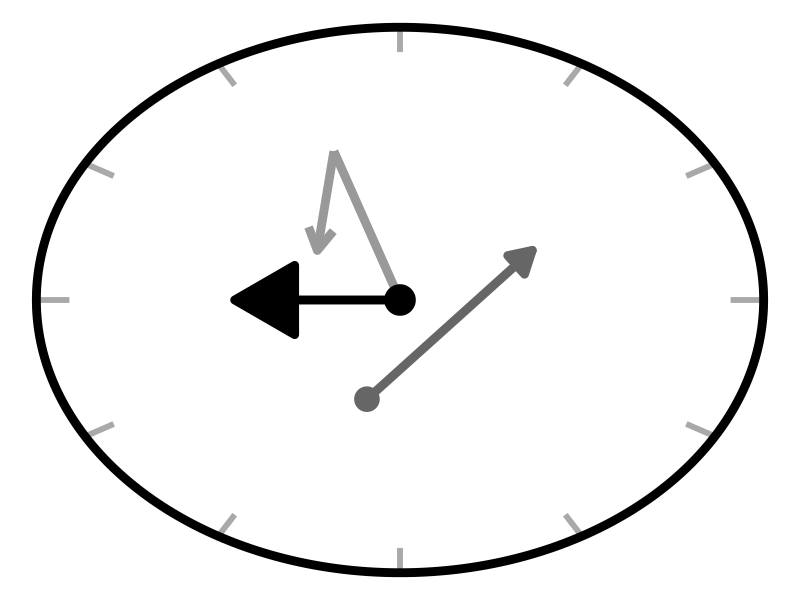
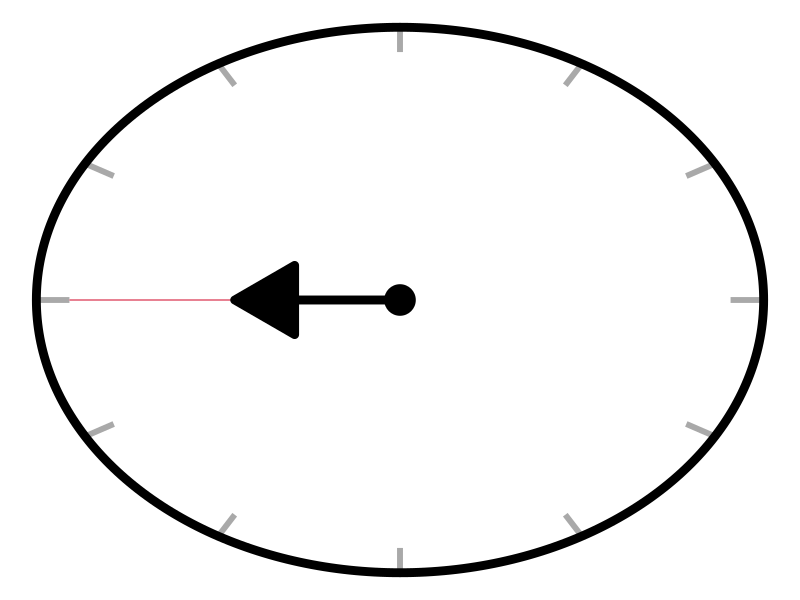
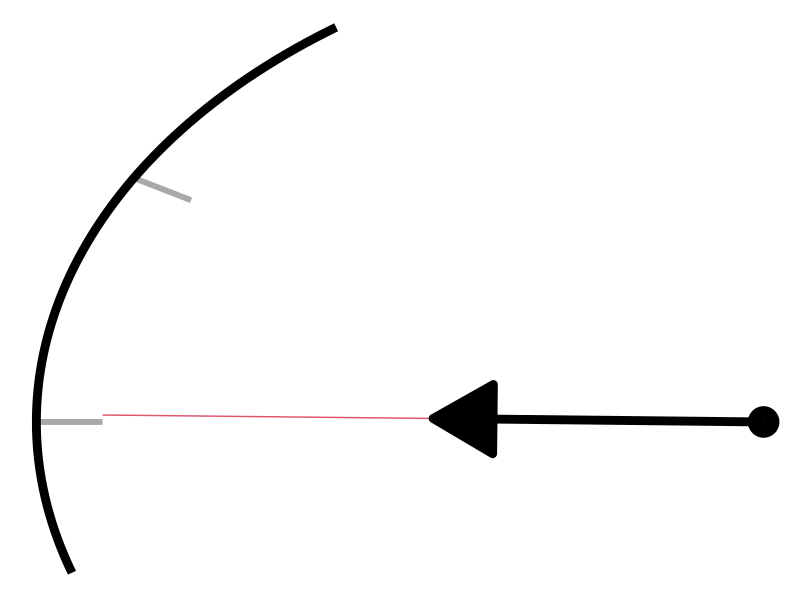
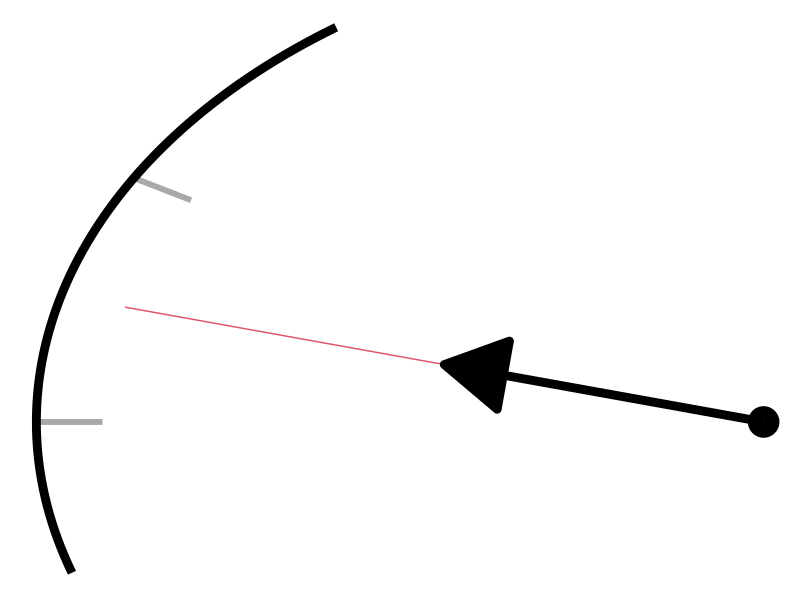
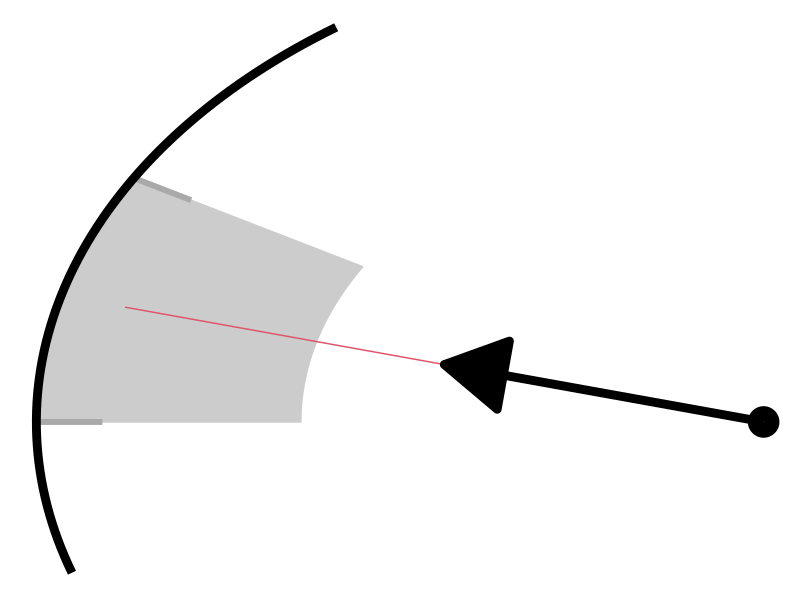
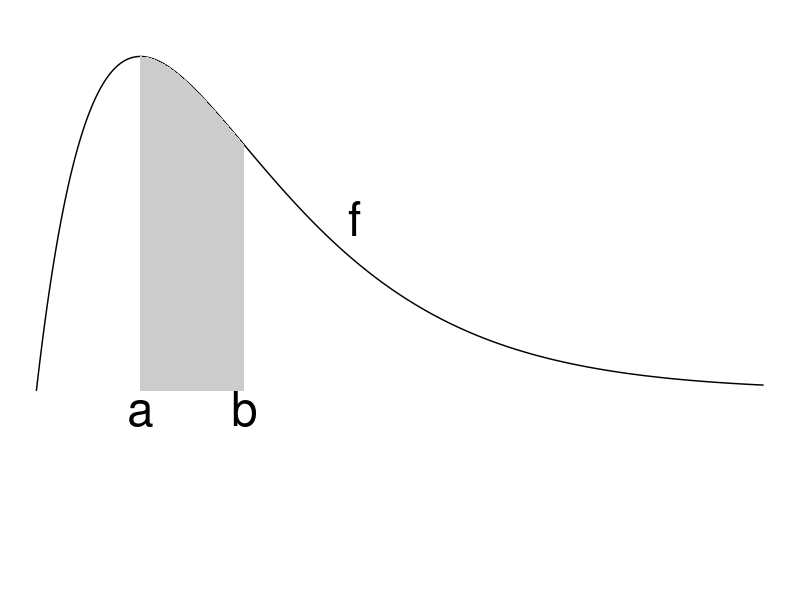
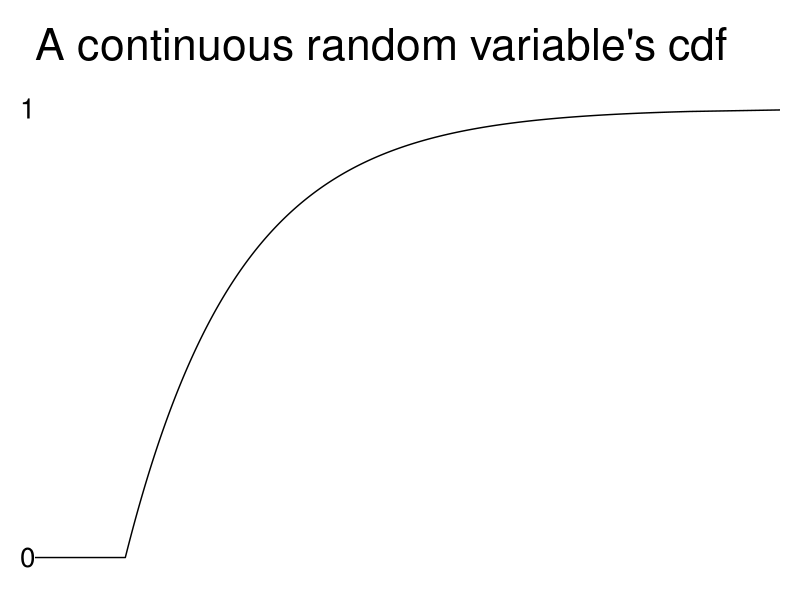
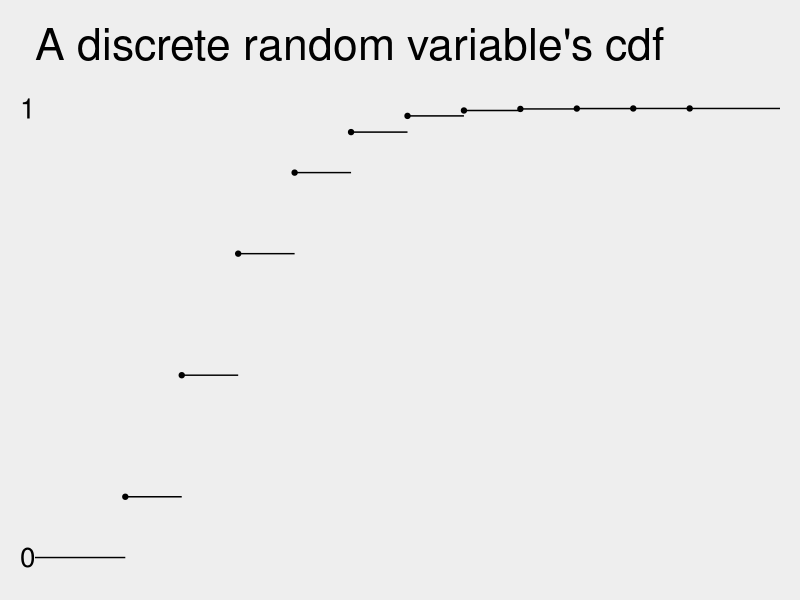

Generate these figures, in order, with R:
## ---- chunk 1
library(tidyverse)
library(fontawesome)
library(ggplot2)
library(ggforce)
knitr::opts_chunk$set(eval = TRUE)
palette(RColorBrewer::brewer.pal(8, "Accent"))
# plot(1:5, col = 1:5, cex = 2, pch = 16)
## ---- chunk 2
#| echo: false
#| fig-asp: 1
ticks <- tibble(hour = 1:12) |>
  mutate(
    x = cospi(hour / 6),
    y = sinpi(hour / 6),
    xend = x * 1.1,
    yend = y * 1.1
  )
watch <- ggplot() +
  theme_void() +
  geom_segment(aes(x = x, y = y, xend = xend, yend = yend), 
               data = ticks, linewidth = 2, color = "darkgrey") +
  geom_segment(aes(x = 0, y = 0, xend = -.2, yend = .6), 
               linewidth = 3, colour = "grey60") +
  geom_segment(aes(x = -.2, y = .6, xend = -.25,, yend = .2), 
               arrow = arrow(), linewidth = 3, colour = "grey60") +
  geom_point(aes(x = -.1, y = -.4), size = 8, colour = "grey40") +
  geom_point(aes(x = 0, y = 0), size = 10) +
  geom_circle(aes(x0 = 0, y0 = 0, r = 1.1), size = 3) +
  geom_segment(aes(x = -.1, y = -.4, xend = .4, yend = .2),
               arrow = arrow(type = "closed"), linewidth = 3, lineend = "round",
               colour = "grey40") 
houratnine <- geom_segment(aes(x = 0, y = 0, xend = -.5, yend = 0), size = 3,
               arrow = arrow(type = "closed", length = unit(50, "pt")))
watch + houratnine
## ---- chunk 3
#| echo: false
#| fig-asp: 1
atnine <- ggplot() +
  theme_void() +
  geom_segment(aes(x = x, y = y, xend = xend, yend = yend), 
               data = ticks, size = 2, color = "darkgrey") +
  geom_point(aes(x = 0, y = 0), size = 10) + 
  geom_circle(aes(x0 = 0, y0 = 0, r = 1.1), size = 3) +
  geom_segment(aes(x = 0, y = 0, xend = -1, yend = 0), colour = 2) +
  houratnine
atnine
## ---- chunk 4
#| echo: false
#| fig-asp: 1
ggplot() +
  theme_void() +
  geom_segment(aes(x = x, y = y, xend = xend, yend = yend), 
               data = filter(ticks, hour %in% c(5, 6)), size = 2, color = "darkgrey") +
  geom_point(aes(x = 0, y = 0), size = 10) + 
  geom_arc(aes(x0 = 0, y0 = 0, r = 1.1, start = 1.4 * pi, end = 1.8 * pi), size = 3) +
  geom_segment(aes(x = 0, y = 0, xend = -cos(2.005 * pi), yend = sin(2.005 * pi)), colour = 2) +
  geom_segment(aes(x = 0, y = 0, xend = -.5 * cos(2.005 * pi), yend = .5 * sin(2.005 * pi)), size = 3,
               arrow = arrow(type = "closed", length = unit(50, "pt")))
## ---- chunk 5
#| echo: false
#| fig-asp: 1
ggplot() +
  theme_void() +
  geom_segment(aes(x = x, y = y, xend = xend, yend = yend), 
               data = filter(ticks, hour %in% c(5, 6)), size = 2, color = "darkgrey") +
  geom_point(aes(x = 0, y = 0), size = 10) + 
  geom_arc(aes(x0 = 0, y0 = 0, r = 1.1, start = 1.4 * pi, end = 1.8 * pi), size = 3) +
  geom_segment(aes(x = 0, y = 0, xend = -cos(pi / 12), yend = sin(pi / 12)), colour = 2) +
  geom_segment(aes(x = 0, y = 0, xend = -.5 * cos(pi / 12), yend = .5 * sin(pi / 12)), size = 3,
               arrow = arrow(type = "closed", length = unit(50, "pt")))
## ---- chunk 6
#| echo: false
#| fig-asp: 1
ggplot() +
  theme_void() +
  geom_arc_bar(aes(x0 = 0, y0 = 0, r = 1.1, r0 = .7,
                   start = 1.5 * pi, end = 5/3 * pi),
               fill = "grey80", colour = "grey80") +
  geom_segment(aes(x = x, y = y, xend = xend, yend = yend), 
               data = filter(ticks, hour %in% c(5, 6)), size = 2, color = "darkgrey") +
  geom_point(aes(x = 0, y = 0), size = 10) + 
  geom_arc(aes(x0 = 0, y0 = 0, r = 1.1, start = 1.4 * pi, end = 1.8 * pi), size = 3) +
  geom_segment(aes(x = 0, y = 0, xend = -cos(pi / 12), yend = sin(pi / 12)), colour = 2) +
  geom_segment(aes(x = 0, y = 0, xend = -.5 * cos(pi / 12), yend = .5 * sin(pi / 12)), size = 3,
               arrow = arrow(type = "closed", length = unit(50, "pt")))
## ---- chunk 7
pdf <- tibble(x = seq(0, 7, by = 0.001)) |>
  mutate(d = dgamma(x, shape = 2))
ggplot() +
  theme_void() +
  geom_line(aes(x = x, y = d), data = pdf) +
  geom_ribbon(aes(x = x, y = d, ymin = 0, ymax = d), 
              colour = NA, fill = "grey80",
              data = filter(pdf, x > 1, x < 2)) +
  geom_text(aes(x = 1, y = 0, label = "a"), vjust = 1, size = 12) +
  geom_text(aes(x = 2, y = 0, label = "b"), vjust = 1, size = 12) +
  geom_text(aes(x = 3, y = dgamma(2.8, 2), label = "f"),
            vjust = 0, hjust = 0, size = 12) +
  ylim(c(-0.2, .4))
## ---- chunk 8
#| warning: false
cdf_ex <- data.frame(x = c(-2, seq(0, 10, 0.01), 12)) |>
  mutate(
    pois = ppois(x, 2), 
    expo = pexp(x, 1/2)
  )
continuous_cdf <- ggplot(cdf_ex, aes(x = x)) +
  theme_void() +
  geom_line(aes(y = expo)) +
  scale_y_continuous(breaks = c(0, 1)) +
  scale_x_continuous(breaks = c(0, 10)) +
  labs(title = "A continuous random variable's cdf", x = NULL, y = NULL) +
  coord_cartesian(xlim = c(-1, 11), ylim = c(0, 1)) +
  theme(
    axis.text.y = element_text(size = 20),
    plot.title = element_text(size = 32, margin = unit(c(.2, 0, 1, 0), "lines")),
    plot.margin = unit(c(1, 1, 1, 1), "lines")
  )
discrete_cdf <- ggplot(cdf_ex |> filter(x %% 1 == 0), aes(x = x, y = pois)) +
  theme_void() +
  geom_point() +
  geom_segment(aes(xend = lead(x), yend = pois)) +
  scale_y_continuous(breaks = c(0, 1)) +
  scale_x_continuous(breaks = c(0, 10)) +
  coord_cartesian(xlim = c(-1, 11), ylim = c(0, 1)) +
  labs(title = "A discrete random variable's cdf", x = NULL, y = NULL) +
  theme(
  axis.text.y = element_text(size = 20),
  plot.title = element_text(size = 32, margin = unit(c(.2, 0, 1, 0), "lines")),
  plot.margin = unit(c(1, 1, 1, 1), "lines"),
  plot.background = element_rect(fill = "#eeeeee", linewidth = 0)
)
## ---- chunk 9
#| fig-asp: .4
continuous_cdf
discrete_cdf
## ---- chunk 10
#| fig-asp: .4
continuous_cdf
discrete_cdf
## ---- chunk 11
#| include: false
continuous_quantile <- continuous_cdf +
  annotate("segment", 
           x = -2, xend = qexp(.5, 1/2), y = .5, yend = .5,
           colour = "red", linetype = "dotted", linewidth = 1) +
  annotate("segment", 
           x = qexp(.5, 1/2), xend = qexp(.5, 1/2), y = 0, yend = .5,
           colour = "red", linetype = "dotted", linewidth = 1) +
  annotate("segment", 
           x = -2, xend = qexp(.8, 1/2), y = .8, yend = .8,
           colour = "blue", linetype = "dotted", linewidth = 1) +
  annotate("segment", 
           x = qexp(.8, 1/2), xend = qexp(.8, 1/2), y = 0, yend = .8,
           colour = "blue", linetype = "dotted", linewidth = 1) +
  scale_y_continuous(breaks = c(0, 0.5, .8)) +
  scale_x_continuous(breaks = c(0, qexp(.5, 1/2), qexp(.8, 1/2)),
                     labels = c(0, expression(q[.5]), expression(q[.8]))) +
  theme(
    axis.text = element_text(size = 20, colour = c("darkgrey", "red", "blue"))
  )
discrete_quantile <- discrete_cdf +
  annotate("segment", 
           x = -2, xend = qpois(.5, 2), y = .5, yend = .5,
           colour = "red", linetype = "dotted", linewidth = 1) +
  annotate("segment", 
           x = qpois(.5, 2), xend = qpois(.5, 2), y = 0, yend = ppois(qpois(.5, 2), 2),
           colour = "red", linetype = "dotted", linewidth = 1) +
  annotate("segment", 
           x = -2, xend = qpois(.8, 2), y = .8, yend = .8,
           colour = "blue", linetype = "dotted", linewidth = 1) +
  annotate("segment", 
           x = qpois(.8, 2), xend = qpois(.8, 2), y = 0, yend = ppois(qpois(.8, 2), 2),
           colour = "blue", linetype = "dotted", linewidth = 1) +
  scale_y_continuous(breaks = c(0, 0.5, .8)) +
  scale_x_continuous(breaks = c(0, qpois(.5, 2), qpois(.8, 2)),
                     labels = c(0, expression(q[.5]), expression(q[.8]))) +
  theme(
    axis.text = element_text(size = 20, colour = c("darkgrey", "red", "blue"))
  )
## ---- chunk 12
continuous_quantile
## ---- chunk 13
discrete_quantile
## ---- chunk 14
pdfH <- ggplot() +
  theme_classic() +
  geom_segment(aes(x = 0, y = 1/12, xend = 12, yend = 1/12), size = 1) +
  geom_segment(aes(x = 0, y = 0, xend = -2, yend = 0), size = 1) +
  geom_segment(aes(x = 12, y = 0, xend = 14, yend = 0), size = 1) +
  scale_x_continuous(breaks = 0:12) +
  scale_y_continuous(breaks = c(0, 1/12), 
                     limits = c(0, .2),
                     labels = c("0", "k")) +
  geom_text(aes(x = 12, y = 1/12, label = "f[H]"), 
            vjust = 0, hjust = 1, size = 20, parse = TRUE) +
  labs(x = "H", y = NULL) +
  theme(
    axis.text = element_text(size = 36),
    axis.title = element_text(size = 40),
    axis.line = element_line(size = 1.2),
    axis.ticks = element_blank()
  )
pdfH
## ---- chunk 15
cdfH <- ggplot() +
  theme_classic() +
  geom_segment(aes(x = 0, y = 0, xend = 12, yend = 1), 
               size = 1, lineend = "round") +
  geom_segment(aes(x = 0, y = 0, xend = -2, yend = 0), 
               size = 1, lineend = "round") +
  geom_segment(aes(x = 12, y = 1, xend = 14, yend = 1), 
               size = 1, lineend = "round") +
  scale_x_continuous(breaks = 0:12) +
  scale_y_continuous(breaks = c(0, 1), 
                     limits = c(0, 1)) +
  geom_text(aes(x = 9, y = 1, label = "F[H]"), 
            vjust = 1, hjust = 1, size = 20, parse = TRUE) +
  labs(x = "H", y = NULL) +
  theme(
    axis.text = element_text(size = 36),
    axis.title = element_text(size = 40),
    axis.line = element_line(size = 1.2),
    axis.ticks = element_blank()
  )
cdfH
## ---- chunk 16
#| layout-ncol: 1
#| fig-asp: .4
ggplot() +
  theme_classic() +
  geom_function(fun = dunif, xlim = c(0, 1)) +
  geom_function(fun = dunif, xlim = c(-.2, -.01)) +
  geom_function(fun = dunif, xlim = c(1.01, 1.2)) +
  geom_text(aes(x = 1, y = .6, label = "f[Y]"), 
            parse = TRUE, size = 20) +
  labs(x = NULL, y = NULL) +
  scale_y_continuous(breaks = c(0, 1), labels = c(0, expression(1/(beta-alpha)))) +
  scale_x_continuous(breaks = c(0, 1), 
                     labels = c(expression(alpha), expression(beta))) +
  theme(
    axis.text = element_text(size = 36),
    axis.title = element_text(size = 40),
    axis.line = element_line(size = 1.2),
    axis.ticks = element_blank()
  )

ggplot() +
  theme_classic() +
  geom_function(fun = punif, xlim = c(-.2, 1.2)) +
  geom_text(aes(x = 1, y = .5, label = "F[Y]"), 
            parse = TRUE, size = 20, hjust = 0, vjust = .8) +
  labs(x = NULL, y = NULL) +
  scale_y_continuous(breaks = c(0, 1)) +
  scale_x_continuous(breaks = c(0, 1), 
                     labels = c(expression(alpha), expression(beta))) +
  theme(
    axis.text = element_text(size = 36),
    axis.title = element_text(size = 40),
    axis.line = element_line(size = 1.2),
    axis.ticks = element_blank(),
    plot.margin = unit(c(0, 0, 0, 9), "lines")
  )
## ---- chunk 17
x5 <- sample.int(5, 3)
ppois5 <- ggplot() +
  theme_void() +
  xlim(0, 10) +
  geom_vline(xintercept = seq(0, 10, 2), color = "#696969") +
  geom_hline(yintercept = 0, color = "#696969") +
  annotate("segment", y = 0, yend = 0, 
           x = x5 * 2, xend = x5 * 2 - 2, 
           color = "#386CB0", linewidth = 2)
x10 <- sample.int(10, 6)
ppois10 <- ggplot() +
  theme_void() +
  xlim(0, 10) +
  geom_vline(xintercept = seq(0, 10, 1), color = "#696969") +
  geom_hline(yintercept = 0, color = "#696969") +
  annotate("segment", y = 0, yend = 0, 
           x = x10, xend = x10 - 1, 
           color = "#386CB0", linewidth = 2)
x20 <- sample.int(20, 12)
ppois20 <- ggplot() +
  theme_void() +
  xlim(0, 10) +
  geom_vline(xintercept = seq(0, 10, .5), color = "#696969") +
  geom_hline(yintercept = 0, color = "#696969") +
  annotate("segment", y = 0, yend = 0, 
           x = x20 / 2, xend = (x20 - 1) / 2, 
           color = "#386CB0", linewidth = 2)
x40 <- sample.int(40, 24)
ppois40 <- ggplot() +
  theme_void() +
  xlim(0, 10) +
  geom_vline(xintercept = seq(0, 10, .25), color = "#696969") +
  geom_hline(yintercept = 0, "#696969") +
  annotate("segment", y = 0, yend = 0, 
           x = x40 / 4, xend = (x40 - 1) / 4, 
           color = "#386CB0", linewidth = 2)
x80 <- sample.int(80, 48)
ppois80 <- ggplot() +
  theme_void() +
  xlim(0, 10) +
  geom_vline(xintercept = seq(0, 10, .125), color = "#696969") +
  geom_hline(yintercept = 0, color = "#696969") +
  annotate("segment", y = 0, yend = 0, 
           x = x80 / 8, xend = (x80 - 1) / 8, 
           color = "#386CB0", linewidth = 2)
ppois5
ppois10
ppois20
ppois40
ppois80
## ---- chunk 18
x1000 <- sample.int(1000, 600)
ppois1000 <- ggplot() +
  theme_void() +
  xlim(0, 10) +
  geom_vline(xintercept = seq(0, 10, 0.01), color = "#696969", alpha = .2) +
  geom_hline(yintercept = 0, color = "#696969") +
  annotate("segment", y = 0, yend = 0, 
           x = x1000 / 100, xend = (x1000 - 1) / 100, 
           color = "#386CB0", linewidth = 2)
ppois1000
## ---- chunk 19
#| layout-ncol: 1
#| fig-asp: .4
expx <- tibble(x = seq(-1, 5, by = .01))
ggplot() +
  theme_classic() +
  geom_function(aes(x = x), fun = dexp, data = expx |> filter(x > 0), xlim = c(0, 5)) +
  geom_line(aes(x = x), y = 0, data = expx |> filter(x < 0)) +
  geom_text(aes(x = 1, y = .6, label = "f[Y]"), 
            parse = TRUE, size = 20) +
  labs(x = NULL, y = NULL) +
  scale_y_continuous(breaks = c(0, 1)) +
  scale_x_continuous(breaks = c(0, 5)) +
  theme(
    axis.text = element_text(size = 36),
    axis.title = element_text(size = 40),
    axis.line = element_line(size = 1.2),
    axis.ticks = element_blank()
  )

ggplot() +
  theme_classic() +
  geom_function(aes(x = x), fun = pexp, data = expx) +
  geom_text(aes(x = 1, y = .5, label = "F[Y]"), 
            parse = TRUE, size = 20, hjust = 0, vjust = .8) +
  labs(x = NULL, y = NULL) +
  scale_y_continuous(breaks = c(0, 1)) +
  scale_x_continuous(breaks = c(0, 5)) +
  theme(
    axis.text = element_text(size = 36),
    axis.title = element_text(size = 40),
    axis.line = element_line(size = 1.2),
    axis.ticks = element_blank()
  )
## ---- chunk 20
#| fig.asp: .1
ggplot() +
  theme_void() +
  xlim(0, 2) +
  geom_vline(xintercept = 0:2) +
  geom_hline(yintercept = 0) +
  geom_point(aes(x= 1, y = 0), fill = "white", size = 8, pch = 21) +
  geom_text(aes(x = 1, y = 0, label = "2"), size = 6,) +
  annotate("text", x = 0.5, y = 0, vjust = -0.5, 
           label = "No Customer", size = 8) +
  annotate("text", x = 1.5, y = 0, vjust = -0.5, 
           label = "?", size = 8)
## ---- chunk 21
#| layout-ncol: 1
#| fig-asp: .4
gammax <- tibble(x = seq(0, 5, by = .001))
ggplot(gammax) +
  theme_classic() +
  geom_function(aes(x = x, color = "(1, 1)"), 
                fun = dgamma, args = list(shape = 1)) +
  geom_function(aes(x = x, color = "(1, 2)"), 
                fun = dgamma, args = list(shape = 2)) +
  geom_function(aes(x = x, color = "(5, 1/2)"), 
                fun = dgamma, args = list(shape = 5, scale = .5),
                show.legend = FALSE) +
  geom_function(aes(x = x, color = "(2, 2)"), 
                fun = dgamma, args = list(shape = 2, scale = 2),
                show.legend = FALSE) +
  scale_colour_discrete(name = NULL, guide = guide_legend(nrow = 2)) +
  labs(x = NULL, y = NULL, title = expression(f[G])) +
  scale_y_continuous(breaks = c(0, 1)) +
  theme(
    title = element_text(size = 40),
    legend.text = element_text(size = 24),
    legend.key.size = unit(42, "pt"),
    legend.position = c(.7, 1),
    legend.direction = "horizontal",
    axis.text = element_text(size = 36),
    axis.line = element_line(size = 1.2),
    axis.ticks = element_blank()
  )

ggplot(gammax) +
  theme_classic() +
  geom_function(aes(x = x, color = "(1, 1)"), 
                fun = pgamma, args = list(shape = 1), 
                show.legend = FALSE) +
  geom_function(aes(x = x, color = "(1, 2)"), 
                fun = pgamma, args = list(shape = 2),
                show.legend = FALSE) +
  geom_function(aes(x = x, color = "(5, 1/2)"), 
                fun = pgamma, args = list(shape = 5, scale = .5)) +
  geom_function(aes(x = x, color = "(2, 2)"), 
                fun = pgamma, args = list(shape = 2, scale = 2)) +
  scale_colour_discrete(name = NULL) +
  labs(x = NULL, y = NULL, title = expression(F[G])) +
  scale_y_continuous(breaks = c(0, 1)) +
  theme(
    title = element_text(size = 40),
    legend.text = element_text(size = 36),
    legend.key.size = unit(42, "pt"),
    legend.position = "none",
    axis.text = element_text(size = 36),
    axis.line = element_line(size = 1.2),
    axis.ticks = element_blank()
  )

## ---- chunk 22
#| layout-ncol: 1
#| fig-asp: .4
normalx <- tibble(x = seq(-5, 5, by = .001))
ggplot(normalx) +
  theme_classic() +
  geom_function(aes(x = x, color = "paste('N(',0,',',1^2,')')"), 
                fun = dnorm) +
  geom_function(aes(x = x, color = "paste('N(',2,',',1^2,')')"), 
                fun = dnorm, args = list(mean = 2)) +
  geom_function(aes(x = x, color = "paste('N(',0,',',0.5^2,')')"), 
                fun = dnorm, args = list(sd = .5)) +
  geom_function(aes(x = x, color = "paste('N(',-2,',',2^2,')')"), 
                fun = dnorm, args = list(mean = -2, sd = 2)) +
  scale_colour_discrete(name = NULL, labels = scales::parse_format(),
                        guide = guide_legend(nrow = 2)) +
  labs(x = NULL, y = NULL, title = expression(f[X])) +
  scale_y_continuous(breaks = c(0, 1)) +
  theme(
    title = element_text(size = 40),
    legend.text = element_text(size = 18),
    legend.key.size = unit(36, "pt"),
    legend.position = c(.8, 1),
    legend.direction = "horizontal",
    axis.text = element_text(size = 36),
    axis.line = element_line(size = 1.2),
    axis.ticks = element_blank()
  )

ggplot(normalx) +
  theme_classic() +
  geom_function(aes(x = x, color = "paste('N(',0,',',1^2,')')"), 
                fun = pnorm) +
  geom_function(aes(x = x, color = "paste('N(',2,',',1^2,')')"), 
                fun = pnorm, args = list(mean = 2)) +
  geom_function(aes(x = x, color = "paste('N(',0,',',0.5^2,')')"), 
                fun = pnorm, args = list(sd = .5),
                show.legend = FALSE) +
  geom_function(aes(x = x, color = "paste('N(',-2,',',2^2,')')"), 
                fun = pnorm, args = list(mean = -2, sd = 2),
                show.legend = FALSE) +
  scale_colour_discrete(name = NULL) +
  labs(x = NULL, y = NULL, title = expression(F[X])) +
  scale_y_continuous(breaks = c(0, 1)) +
  theme(
    title = element_text(size = 40),
    legend.position = "none",
    axis.text = element_text(size = 36),
    axis.line = element_line(size = 1.2),
    axis.ticks = element_blank()
  )
## ---- chunk 23
#| fig-asp: .4
ggplot(normalx) +
  theme_classic() +
  geom_function(aes(x = x, color = "Z"), 
                fun = dnorm) +
  geom_function(aes(x = x, color = "X"), 
                fun = dnorm, args = list(mean = 2, sd = 1.5)) +
  scale_colour_discrete(name = NULL, guide = guide_legend(nrow = 2)) +
  labs(x = NULL, y = NULL, title = expression(f)) +
  scale_y_continuous(breaks = c(0, 1)) +
  scale_x_continuous(breaks = c(0, 2, 3.5), 
                     labels = c(0, expression(mu), expression(mu+sigma))) +
  theme(
    title = element_text(size = 40),
    legend.text = element_text(size = 20),
    legend.key.size = unit(36, "pt"),
    legend.position = c(.9, 1),
    legend.direction = "horizontal",
    axis.text = element_text(size = 36),
    axis.line = element_line(size = 1.2),
    axis.ticks = element_blank()
  )

ggplot(normalx) +
  theme_classic() +
  geom_function(aes(x = x, color = "Z"), 
                fun = pnorm) +
  geom_function(aes(x = x, color = "X"), 
                fun = pnorm, args = list(mean = 2, sd = 1.5)) +
  scale_colour_discrete(name = NULL) +
  labs(x = NULL, y = NULL, title = expression(F)) +
  scale_y_continuous(breaks = c(0, 1)) +
  scale_x_continuous(breaks = c(0, 2, 3.5), 
                     labels = c(0, expression(mu), expression(mu+sigma))) +
  theme(
    title = element_text(size = 40),
    legend.position = "none",
    axis.text = element_text(size = 36),
    axis.line = element_line(size = 1.2),
    axis.ticks = element_blank()
  )
## ---- chunk 24
#| echo: true
1 - pnorm(1/4) # standard normal
1 - pnorm(2, mean = 1, sd = 4) # normal with mu 1 and sigma 4
## ---- chunk 25
#| echo: true
pnorm(-1/4) # standard normal
pnorm(0, mean = 1, sd = 4) # normal with mu 1 and sigma 4
## ---- chunk 26
#| echo: true
1 - qnorm(0.75) * 4 # standard normal
qnorm(0.25, mean = 1, sd = 4) # normal with mu 1 and sigma 4
